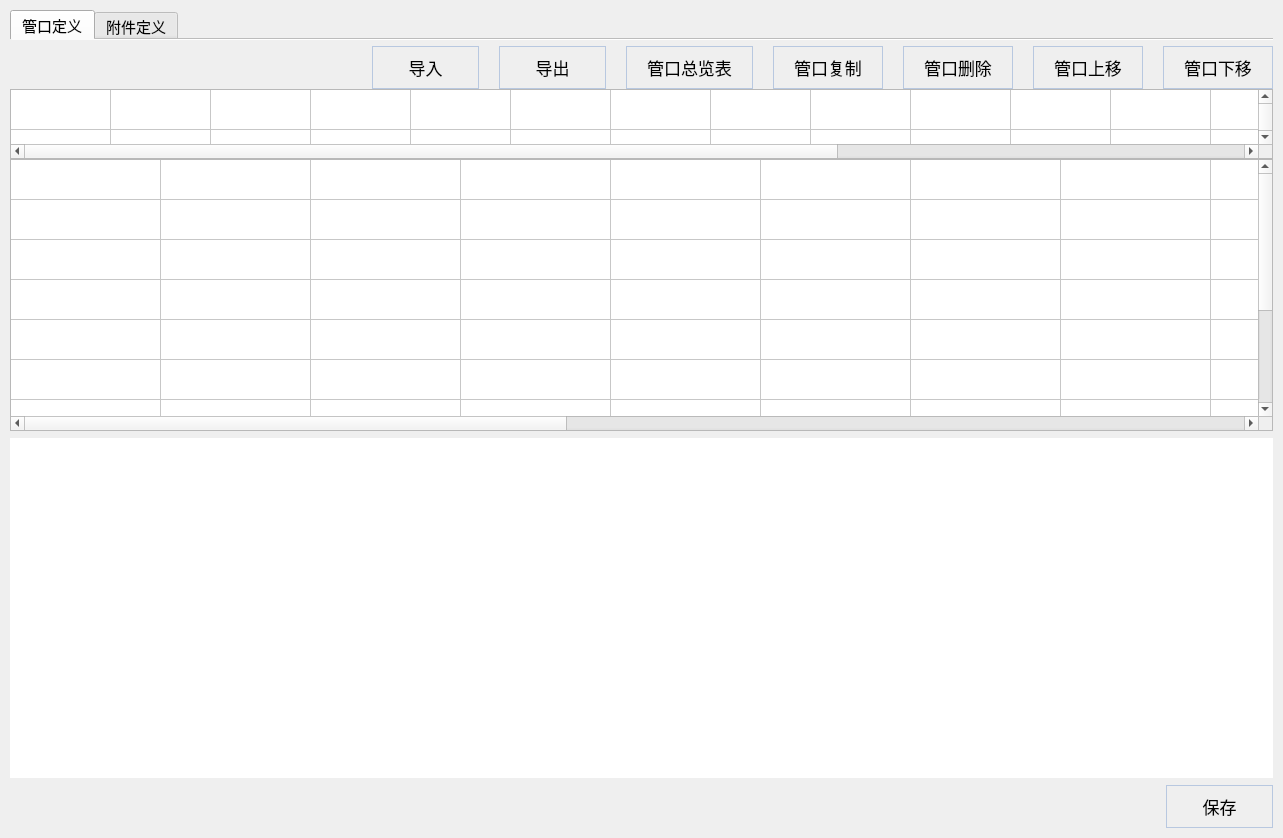
<?xml version="1.0" encoding="UTF-8"?>
<ui version="4.0">
 <class>Form</class>
 <widget class="QWidget" name="Form">
  <property name="geometry">
   <rect>
    <x>0</x>
    <y>0</y>
    <width>1283</width>
    <height>838</height>
   </rect>
  </property>
  <property name="windowTitle">
   <string>Form</string>
  </property>
  <property name="styleSheet">
   <string notr="true"/>
  </property>
  <layout class="QVBoxLayout" name="verticalLayout_6" stretch="21,17,1">
   <property name="spacing">
    <number>7</number>
   </property>
   <property name="leftMargin">
    <number>10</number>
   </property>
   <property name="topMargin">
    <number>10</number>
   </property>
   <property name="rightMargin">
    <number>10</number>
   </property>
   <property name="bottomMargin">
    <number>10</number>
   </property>
   <item>
    <widget class="QTabWidget" name="tabWidget">
     <property name="minimumSize">
      <size>
       <width>1177</width>
       <height>337</height>
      </size>
     </property>
     <property name="font">
      <font>
       <pointsize>11</pointsize>
      </font>
     </property>
     <property name="styleSheet">
      <string notr="true"/>
     </property>
     <property name="currentIndex">
      <number>0</number>
     </property>
     <property name="documentMode">
      <bool>true</bool>
     </property>
     <widget class="QWidget" name="tab_pipe_define">
      <attribute name="title">
       <string>管口定义</string>
      </attribute>
      <layout class="QVBoxLayout" name="verticalLayout_5" stretch="0">
       <property name="spacing">
        <number>0</number>
       </property>
       <property name="leftMargin">
        <number>0</number>
       </property>
       <property name="topMargin">
        <number>6</number>
       </property>
       <property name="rightMargin">
        <number>0</number>
       </property>
       <property name="bottomMargin">
        <number>0</number>
       </property>
       <item>
        <layout class="QVBoxLayout" name="verticalLayout_4">
         <item>
          <layout class="QHBoxLayout" name="horizontalLayout">
           <property name="spacing">
            <number>20</number>
           </property>
           <item>
            <spacer name="horizontalSpacer">
             <property name="orientation">
              <enum>Qt::Horizontal</enum>
             </property>
             <property name="sizeHint" stdset="0">
              <size>
               <width>326</width>
               <height>20</height>
              </size>
             </property>
            </spacer>
           </item>
           <item>
            <widget class="QPushButton" name="pushButton_in">
             <property name="font">
              <font>
               <pointsize>-1</pointsize>
              </font>
             </property>
             <property name="styleSheet">
              <string notr="true">QPushButton {
    background: qlineargradient(x1: 0, y1: 0, x2: 0, y2: 1,
                                stop: 0 #ffffff, stop: 1 #e8edf5);
    border: 1px solid #b8c8e0;
    border-radius: 0px;
    color: #000000;
    font-size: 17px;
    padding: 8px 20px;
    text-align: center;
    min-width: 65px;
}
QPushButton:hover {
    background: qlineargradient(x1: 0, y1: 0, x2: 0, y2: 1,
                                stop: 0 #f0f4fa, stop: 1 #d8e0ed);
    border-color: #9ab0d0;
}
QPushButton:pressed {
    background: qlineargradient(x1: 0, y1: 0, x2: 0, y2: 1,
                                stop: 0 #e0e6f0, stop: 1 #c8d2e0);
    border-color: #7a90b0;
}
QPushButton:disabled {
    background: #f5f7fa;
    color: #888888;
    border-color: #d0d8e5;
}</string>
             </property>
             <property name="text">
              <string>导入</string>
             </property>
            </widget>
           </item>
           <item>
            <widget class="QPushButton" name="pushButton">
             <property name="font">
              <font>
               <pointsize>-1</pointsize>
              </font>
             </property>
             <property name="styleSheet">
              <string notr="true">QPushButton {
    background: qlineargradient(x1: 0, y1: 0, x2: 0, y2: 1,
                                stop: 0 #ffffff, stop: 1 #e8edf5);
    border: 1px solid #b8c8e0;
    border-radius: 0px;
    color: #000000;
    font-size: 17px;
    padding: 8px 20px;
    text-align: center;
    min-width: 65px;
}
QPushButton:hover {
    background: qlineargradient(x1: 0, y1: 0, x2: 0, y2: 1,
                                stop: 0 #f0f4fa, stop: 1 #d8e0ed);
    border-color: #9ab0d0;
}
QPushButton:pressed {
    background: qlineargradient(x1: 0, y1: 0, x2: 0, y2: 1,
                                stop: 0 #e0e6f0, stop: 1 #c8d2e0);
    border-color: #7a90b0;
}
QPushButton:disabled {
    background: #f5f7fa;
    color: #888888;
    border-color: #d0d8e5;
}</string>
             </property>
             <property name="text">
              <string>导出</string>
             </property>
            </widget>
           </item>
           <item>
            <widget class="QPushButton" name="pushButton_out">
             <property name="styleSheet">
              <string notr="true">QPushButton {
    background: qlineargradient(x1: 0, y1: 0, x2: 0, y2: 1,
                                stop: 0 #ffffff, stop: 1 #e8edf5);
    border: 1px solid #b8c8e0;
    border-radius: 0px;
    color: #000000;
    font-size: 17px;
    padding: 8px 20px;
    text-align: center;
    min-width: 65px;
}
QPushButton:hover {
    background: qlineargradient(x1: 0, y1: 0, x2: 0, y2: 1,
                                stop: 0 #f0f4fa, stop: 1 #d8e0ed);
    border-color: #9ab0d0;
}
QPushButton:pressed {
    background: qlineargradient(x1: 0, y1: 0, x2: 0, y2: 1,
                                stop: 0 #e0e6f0, stop: 1 #c8d2e0);
    border-color: #7a90b0;
}
QPushButton:disabled {
    background: #f5f7fa;
    color: #888888;
    border-color: #d0d8e5;
}</string>
             </property>
             <property name="text">
              <string>管口总览表</string>
             </property>
            </widget>
           </item>
           <item>
            <widget class="QPushButton" name="pushButton_cv">
             <property name="styleSheet">
              <string notr="true">QPushButton {
    background: qlineargradient(x1: 0, y1: 0, x2: 0, y2: 1,
                                stop: 0 #ffffff, stop: 1 #e8edf5);
    border: 1px solid #b8c8e0;
    border-radius: 0px;
    color: #000000;
    font-size: 17px;
    padding: 8px 20px;
    text-align: center;
    min-width: 65px;
}
QPushButton:hover {
    background: qlineargradient(x1: 0, y1: 0, x2: 0, y2: 1,
                                stop: 0 #f0f4fa, stop: 1 #d8e0ed);
    border-color: #9ab0d0;
}
QPushButton:pressed {
    background: qlineargradient(x1: 0, y1: 0, x2: 0, y2: 1,
                                stop: 0 #e0e6f0, stop: 1 #c8d2e0);
    border-color: #7a90b0;
}
QPushButton:disabled {
    background: #f5f7fa;
    color: #888888;
    border-color: #d0d8e5;
}</string>
             </property>
             <property name="text">
              <string>管口复制</string>
             </property>
            </widget>
           </item>
           <item>
            <widget class="QPushButton" name="pushButton_pipe_delete">
             <property name="styleSheet">
              <string notr="true">QPushButton {
    background: qlineargradient(x1: 0, y1: 0, x2: 0, y2: 1,
                                stop: 0 #ffffff, stop: 1 #e8edf5);
    border: 1px solid #b8c8e0;
    border-radius: 0px;
    color: #000000;
    font-size: 17px;
    padding: 8px 20px;
    text-align: center;
    min-width: 65px;
}
QPushButton:hover {
    background: qlineargradient(x1: 0, y1: 0, x2: 0, y2: 1,
                                stop: 0 #f0f4fa, stop: 1 #d8e0ed);
    border-color: #9ab0d0;
}
QPushButton:pressed {
    background: qlineargradient(x1: 0, y1: 0, x2: 0, y2: 1,
                                stop: 0 #e0e6f0, stop: 1 #c8d2e0);
    border-color: #7a90b0;
}
QPushButton:disabled {
    background: #f5f7fa;
    color: #888888;
    border-color: #d0d8e5;
}</string>
             </property>
             <property name="text">
              <string>管口删除</string>
             </property>
            </widget>
           </item>
           <item>
            <widget class="QPushButton" name="pushButton_pipe_up">
             <property name="styleSheet">
              <string notr="true">QPushButton {
    background: qlineargradient(x1: 0, y1: 0, x2: 0, y2: 1,
                                stop: 0 #ffffff, stop: 1 #e8edf5);
    border: 1px solid #b8c8e0;
    border-radius: 0px;
    color: #000000;
    font-size: 17px;
    padding: 8px 20px;
    text-align: center;
    min-width: 65px;
}
QPushButton:hover {
    background: qlineargradient(x1: 0, y1: 0, x2: 0, y2: 1,
                                stop: 0 #f0f4fa, stop: 1 #d8e0ed);
    border-color: #9ab0d0;
}
QPushButton:pressed {
    background: qlineargradient(x1: 0, y1: 0, x2: 0, y2: 1,
                                stop: 0 #e0e6f0, stop: 1 #c8d2e0);
    border-color: #7a90b0;
}
QPushButton:disabled {
    background: #f5f7fa;
    color: #888888;
    border-color: #d0d8e5;
}</string>
             </property>
             <property name="text">
              <string>管口上移</string>
             </property>
            </widget>
           </item>
           <item>
            <widget class="QPushButton" name="pushButton_pipe_down">
             <property name="styleSheet">
              <string notr="true">QPushButton {
    background: qlineargradient(x1: 0, y1: 0, x2: 0, y2: 1,
                                stop: 0 #ffffff, stop: 1 #e8edf5);
    border: 1px solid #b8c8e0;
    border-radius: 0px;
    color: #000000;
    font-size: 17px;
    padding: 8px 20px;
    text-align: center;
    min-width: 65px;
}
QPushButton:hover {
    background: qlineargradient(x1: 0, y1: 0, x2: 0, y2: 1,
                                stop: 0 #f0f4fa, stop: 1 #d8e0ed);
    border-color: #9ab0d0;
}
QPushButton:pressed {
    background: qlineargradient(x1: 0, y1: 0, x2: 0, y2: 1,
                                stop: 0 #e0e6f0, stop: 1 #c8d2e0);
    border-color: #7a90b0;
}
QPushButton:disabled {
    background: #f5f7fa;
    color: #888888;
    border-color: #d0d8e5;
}</string>
             </property>
             <property name="text">
              <string>管口下移</string>
             </property>
            </widget>
           </item>
          </layout>
         </item>
         <item>
          <layout class="QVBoxLayout" name="verticalLayout" stretch="9,200">
           <property name="spacing">
            <number>0</number>
           </property>
           <item>
            <widget class="QTableWidget" name="tableWidget_pipe_title">
             <property name="styleSheet">
              <string notr="true"/>
             </property>
             <property name="lineWidth">
              <number>2</number>
             </property>
             <property name="autoScrollMargin">
              <number>12</number>
             </property>
             <property name="rowCount">
              <number>3</number>
             </property>
             <property name="columnCount">
              <number>18</number>
             </property>
             <attribute name="horizontalHeaderVisible">
              <bool>false</bool>
             </attribute>
             <attribute name="horizontalHeaderMinimumSectionSize">
              <number>50</number>
             </attribute>
             <attribute name="horizontalHeaderStretchLastSection">
              <bool>false</bool>
             </attribute>
             <attribute name="verticalHeaderVisible">
              <bool>false</bool>
             </attribute>
             <attribute name="verticalHeaderMinimumSectionSize">
              <number>40</number>
             </attribute>
             <attribute name="verticalHeaderDefaultSectionSize">
              <number>40</number>
             </attribute>
             <attribute name="verticalHeaderStretchLastSection">
              <bool>false</bool>
             </attribute>
             <row/>
             <row/>
             <row/>
             <column/>
             <column/>
             <column/>
             <column/>
             <column/>
             <column/>
             <column/>
             <column/>
             <column/>
             <column/>
             <column/>
             <column/>
             <column/>
             <column/>
             <column/>
             <column/>
             <column/>
             <column/>
            </widget>
           </item>
           <item>
            <widget class="QTableWidget" name="tableWidget_pipe">
             <property name="font">
              <font>
               <pointsize>9</pointsize>
              </font>
             </property>
             <property name="autoFillBackground">
              <bool>false</bool>
             </property>
             <property name="styleSheet">
              <string notr="true"/>
             </property>
             <property name="frameShape">
              <enum>QFrame::StyledPanel</enum>
             </property>
             <property name="frameShadow">
              <enum>QFrame::Sunken</enum>
             </property>
             <property name="lineWidth">
              <number>2</number>
             </property>
             <property name="midLineWidth">
              <number>0</number>
             </property>
             <property name="autoScrollMargin">
              <number>12</number>
             </property>
             <property name="iconSize">
              <size>
               <width>0</width>
               <height>0</height>
              </size>
             </property>
             <property name="sortingEnabled">
              <bool>false</bool>
             </property>
             <property name="rowCount">
              <number>10</number>
             </property>
             <property name="columnCount">
              <number>18</number>
             </property>
             <attribute name="horizontalHeaderVisible">
              <bool>false</bool>
             </attribute>
             <attribute name="horizontalHeaderMinimumSectionSize">
              <number>50</number>
             </attribute>
             <attribute name="horizontalHeaderDefaultSectionSize">
              <number>150</number>
             </attribute>
             <attribute name="verticalHeaderVisible">
              <bool>false</bool>
             </attribute>
             <attribute name="verticalHeaderMinimumSectionSize">
              <number>40</number>
             </attribute>
             <attribute name="verticalHeaderDefaultSectionSize">
              <number>40</number>
             </attribute>
             <attribute name="verticalHeaderShowSortIndicator" stdset="0">
              <bool>false</bool>
             </attribute>
             <row>
              <property name="text">
               <string>新建行</string>
              </property>
             </row>
             <row>
              <property name="text">
               <string>新建行</string>
              </property>
             </row>
             <row>
              <property name="text">
               <string>新建行</string>
              </property>
             </row>
             <row>
              <property name="text">
               <string>新建行</string>
              </property>
             </row>
             <row>
              <property name="text">
               <string>新建行</string>
              </property>
             </row>
             <row>
              <property name="text">
               <string>新建行</string>
              </property>
             </row>
             <row>
              <property name="text">
               <string>新建行</string>
              </property>
             </row>
             <row>
              <property name="text">
               <string>新建行</string>
              </property>
             </row>
             <row>
              <property name="text">
               <string>新建行</string>
              </property>
             </row>
             <row>
              <property name="text">
               <string>新建行</string>
              </property>
             </row>
             <column>
              <property name="text">
               <string>新建列</string>
              </property>
             </column>
             <column>
              <property name="text">
               <string>新建列</string>
              </property>
             </column>
             <column>
              <property name="text">
               <string>新建列</string>
              </property>
             </column>
             <column>
              <property name="text">
               <string>新建列</string>
              </property>
             </column>
             <column>
              <property name="text">
               <string>新建列</string>
              </property>
             </column>
             <column>
              <property name="text">
               <string>新建列</string>
              </property>
             </column>
             <column>
              <property name="text">
               <string>新建列</string>
              </property>
             </column>
             <column>
              <property name="text">
               <string>新建列</string>
              </property>
             </column>
             <column>
              <property name="text">
               <string>新建列</string>
              </property>
             </column>
             <column>
              <property name="text">
               <string>新建列</string>
              </property>
             </column>
             <column>
              <property name="text">
               <string>新建列</string>
              </property>
             </column>
             <column>
              <property name="text">
               <string>新建列</string>
              </property>
             </column>
             <column>
              <property name="text">
               <string>新建列</string>
              </property>
             </column>
             <column>
              <property name="text">
               <string>新建列</string>
              </property>
             </column>
             <column>
              <property name="text">
               <string>新建列</string>
              </property>
             </column>
             <column>
              <property name="text">
               <string>新建列</string>
              </property>
             </column>
             <column>
              <property name="text">
               <string>新建列</string>
              </property>
             </column>
             <column>
              <property name="text">
               <string>新建列</string>
              </property>
             </column>
            </widget>
           </item>
          </layout>
         </item>
        </layout>
       </item>
      </layout>
     </widget>
     <widget class="QWidget" name="tab_attachment_define">
      <attribute name="title">
       <string>附件定义</string>
      </attribute>
      <layout class="QVBoxLayout" name="verticalLayout_3" stretch="21">
       <property name="spacing">
        <number>0</number>
       </property>
       <property name="leftMargin">
        <number>0</number>
       </property>
       <property name="topMargin">
        <number>6</number>
       </property>
       <property name="rightMargin">
        <number>0</number>
       </property>
       <property name="bottomMargin">
        <number>0</number>
       </property>
       <item>
        <layout class="QVBoxLayout" name="verticalLayout_2">
         <property name="spacing">
          <number>6</number>
         </property>
         <item>
          <layout class="QHBoxLayout" name="horizontalLayout_2" stretch="0,0,0,0,0,0,0,0,0,0,0">
           <property name="spacing">
            <number>20</number>
           </property>
           <property name="leftMargin">
            <number>20</number>
           </property>
           <property name="rightMargin">
            <number>0</number>
           </property>
           <item>
            <widget class="QPushButton" name="pic_anshizhizuo">
             <property name="maximumSize">
              <size>
               <width>32</width>
               <height>32</height>
              </size>
             </property>
             <property name="styleSheet">
              <string notr="true">border: none; background: transparent; image: url(:/icons/鞍式支座.png);</string>
             </property>
             <property name="text">
              <string/>
             </property>
            </widget>
           </item>
           <item>
            <widget class="QPushButton" name="pic_diaoer">
             <property name="maximumSize">
              <size>
               <width>32</width>
               <height>32</height>
              </size>
             </property>
             <property name="styleSheet">
              <string notr="true">border: none; background: transparent; image: url(:/icons/吊耳.png);</string>
             </property>
             <property name="text">
              <string/>
             </property>
            </widget>
           </item>
           <item>
            <widget class="QPushButton" name="pic_zhoushidiaoer">
             <property name="maximumSize">
              <size>
               <width>32</width>
               <height>32</height>
              </size>
             </property>
             <property name="styleSheet">
              <string notr="true">border: none; background: transparent; image: url(:/icons/轴式吊耳.png);</string>
             </property>
             <property name="text">
              <string/>
             </property>
            </widget>
           </item>
           <item>
            <widget class="QPushButton" name="pic_mingpai">
             <property name="maximumSize">
              <size>
               <width>32</width>
               <height>32</height>
              </size>
             </property>
             <property name="styleSheet">
              <string notr="true">border: none; background: transparent; image: url(:/icons/铭牌.png);</string>
             </property>
             <property name="text">
              <string/>
             </property>
            </widget>
           </item>
           <item>
            <widget class="QPushButton" name="pic_baowenzhichengquan">
             <property name="maximumSize">
              <size>
               <width>32</width>
               <height>32</height>
              </size>
             </property>
             <property name="styleSheet">
              <string notr="true">border: none; background: transparent; image: url(:/icons/保温支撑圈.png);</string>
             </property>
             <property name="text">
              <string/>
             </property>
            </widget>
           </item>
           <item>
            <widget class="QPushButton" name="pic_baowenzhichengtiao">
             <property name="maximumSize">
              <size>
               <width>32</width>
               <height>32</height>
              </size>
             </property>
             <property name="styleSheet">
              <string notr="true">border: none; background: transparent; image: url(:/icons/保温支撑条.png);</string>
             </property>
             <property name="text">
              <string/>
             </property>
            </widget>
           </item>
           <item>
            <widget class="QPushButton" name="pic_jiaqiangquan">
             <property name="maximumSize">
              <size>
               <width>32</width>
               <height>32</height>
              </size>
             </property>
             <property name="styleSheet">
              <string notr="true">border: none; background: transparent; image: url(:/icons/加强圈.png);</string>
             </property>
             <property name="text">
              <string/>
             </property>
            </widget>
           </item>
           <item>
            <widget class="QPushButton" name="pic_erzuo">
             <property name="enabled">
              <bool>false</bool>
             </property>
             <property name="maximumSize">
              <size>
               <width>32</width>
               <height>32</height>
              </size>
             </property>
             <property name="styleSheet">
              <string notr="true">border: none; background: transparent; image: url(:/icons/耳座.png);</string>
             </property>
             <property name="toolTip">
              <string>耳座（暂不可用）</string>
             </property>
             <property name="text">
              <string/>
             </property>
             <property name="iconSize">
              <size>
               <width>20</width>
               <height>20</height>
              </size>
             </property>
            </widget>
           </item>
           <item>
            <spacer name="horizontalSpacer_2">
             <property name="orientation">
              <enum>Qt::Horizontal</enum>
             </property>
             <property name="sizeHint" stdset="0">
              <size>
               <width>478</width>
               <height>17</height>
              </size>
             </property>
            </spacer>
           </item>
           <item>
            <widget class="QPushButton" name="pushButton_attachment_delete">
             <property name="maximumSize">
              <size>
               <width>16777215</width>
               <height>16777215</height>
              </size>
             </property>
             <property name="styleSheet">
              <string notr="true">QPushButton {
    background: qlineargradient(x1: 0, y1: 0, x2: 0, y2: 1,
                                stop: 0 #ffffff, stop: 1 #e8edf5);
    border: 1px solid #b8c8e0;
    border-radius: 0px;
    color: #000000;
    font-size: 17px;
    padding: 8px 20px;
    text-align: center;
    min-width: 65px;
}
QPushButton:hover {
    background: qlineargradient(x1: 0, y1: 0, x2: 0, y2: 1,
                                stop: 0 #f0f4fa, stop: 1 #d8e0ed);
    border-color: #9ab0d0;
}
QPushButton:pressed {
    background: qlineargradient(x1: 0, y1: 0, x2: 0, y2: 1,
                                stop: 0 #e0e6f0, stop: 1 #c8d2e0);
    border-color: #7a90b0;
}
QPushButton:disabled {
    background: #f5f7fa;
    color: #888888;
    border-color: #d0d8e5;
}</string>
             </property>
             <property name="text">
              <string>元件删除</string>
             </property>
            </widget>
           </item>
           <item>
            <widget class="QPushButton" name="pushButton_attachment_copy">
             <property name="maximumSize">
              <size>
               <width>16777215</width>
               <height>16777215</height>
              </size>
             </property>
             <property name="styleSheet">
              <string notr="true">QPushButton {
    background: qlineargradient(x1: 0, y1: 0, x2: 0, y2: 1,
                                stop: 0 #ffffff, stop: 1 #e8edf5);
    border: 1px solid #b8c8e0;
    border-radius: 0px;
    color: #000000;
    font-size: 17px;
    padding: 8px 20px;
    text-align: center;
    min-width: 65px;
}
QPushButton:hover {
    background: qlineargradient(x1: 0, y1: 0, x2: 0, y2: 1,
                                stop: 0 #f0f4fa, stop: 1 #d8e0ed);
    border-color: #9ab0d0;
}
QPushButton:pressed {
    background: qlineargradient(x1: 0, y1: 0, x2: 0, y2: 1,
                                stop: 0 #e0e6f0, stop: 1 #c8d2e0);
    border-color: #7a90b0;
}
QPushButton:disabled {
    background: #f5f7fa;
    color: #888888;
    border-color: #d0d8e5;
}</string>
             </property>
             <property name="text">
              <string>元件复制</string>
             </property>
            </widget>
           </item>
          </layout>
         </item>
         <item>
          <widget class="QTableWidget" name="tableWidget_attachment">
           <property name="autoFillBackground">
            <bool>false</bool>
           </property>
           <property name="styleSheet">
            <string notr="true"/>
           </property>
           <property name="lineWidth">
            <number>4</number>
           </property>
           <property name="sortingEnabled">
            <bool>false</bool>
           </property>
           <property name="columnCount">
            <number>12</number>
           </property>
           <attribute name="horizontalHeaderVisible">
            <bool>false</bool>
           </attribute>
           <attribute name="horizontalHeaderMinimumSectionSize">
            <number>50</number>
           </attribute>
           <attribute name="horizontalHeaderDefaultSectionSize">
            <number>145</number>
           </attribute>
           <attribute name="verticalHeaderVisible">
            <bool>false</bool>
           </attribute>
           <attribute name="verticalHeaderMinimumSectionSize">
            <number>28</number>
           </attribute>
           <attribute name="verticalHeaderDefaultSectionSize">
            <number>28</number>
           </attribute>
           <attribute name="verticalHeaderShowSortIndicator" stdset="0">
            <bool>false</bool>
           </attribute>
           <row>
            <property name="text">
             <string>新建行</string>
            </property>
           </row>
           <row>
            <property name="text">
             <string>新建行</string>
            </property>
           </row>
           <row>
            <property name="text">
             <string>新建行</string>
            </property>
           </row>
           <row>
            <property name="text">
             <string>新建行</string>
            </property>
           </row>
           <row>
            <property name="text">
             <string>新建行</string>
            </property>
           </row>
           <row>
            <property name="text">
             <string>新建行</string>
            </property>
           </row>
           <row>
            <property name="text">
             <string>新建行</string>
            </property>
           </row>
           <row>
            <property name="text">
             <string>新建行</string>
            </property>
           </row>
           <row>
            <property name="text">
             <string>新建行</string>
            </property>
           </row>
           <row>
            <property name="text">
             <string>新建行</string>
            </property>
           </row>
           <row>
            <property name="text">
             <string>新建行</string>
            </property>
           </row>
           <row>
            <property name="text">
             <string>新建行</string>
            </property>
           </row>
           <row>
            <property name="text">
             <string>新建行</string>
            </property>
           </row>
           <row>
            <property name="text">
             <string>新建行</string>
            </property>
           </row>
           <row>
            <property name="text">
             <string>新建行</string>
            </property>
           </row>
           <row>
            <property name="text">
             <string>新建行</string>
            </property>
           </row>
           <column>
            <property name="text">
             <string>新建列</string>
            </property>
           </column>
           <column>
            <property name="text">
             <string>新建列</string>
            </property>
           </column>
           <column>
            <property name="text">
             <string>新建列</string>
            </property>
           </column>
           <column>
            <property name="text">
             <string>新建列</string>
            </property>
           </column>
           <column>
            <property name="text">
             <string>新建列</string>
            </property>
           </column>
           <column>
            <property name="text">
             <string>新建列</string>
            </property>
           </column>
           <column>
            <property name="text">
             <string>新建列</string>
            </property>
           </column>
           <column>
            <property name="text">
             <string>新建列</string>
            </property>
           </column>
           <column>
            <property name="text">
             <string>新建列</string>
            </property>
           </column>
           <column>
            <property name="text">
             <string>新建列</string>
            </property>
           </column>
           <column>
            <property name="text">
             <string>新建列</string>
            </property>
           </column>
           <column>
            <property name="text">
             <string>新建列</string>
            </property>
           </column>
          </widget>
         </item>
        </layout>
       </item>
      </layout>
     </widget>
    </widget>
   </item>
   <item>
    <widget class="QWidget" name="widget_control" native="true">
     <property name="minimumSize">
      <size>
       <width>1177</width>
       <height>337</height>
      </size>
     </property>
     <property name="styleSheet">
      <string notr="true">background-color: rgb(255, 255, 255);</string>
     </property>
    </widget>
   </item>
   <item>
    <layout class="QHBoxLayout" name="horizontalLayout_3">
     <item>
      <spacer name="horizontalSpacer_3">
       <property name="orientation">
        <enum>Qt::Horizontal</enum>
       </property>
       <property name="sizeHint" stdset="0">
        <size>
         <width>1062</width>
         <height>20</height>
        </size>
       </property>
      </spacer>
     </item>
     <item>
      <widget class="QPushButton" name="pushButton_affirm">
       <property name="font">
        <font>
         <pointsize>-1</pointsize>
        </font>
       </property>
       <property name="styleSheet">
        <string notr="true">QPushButton {
    background: qlineargradient(x1: 0, y1: 0, x2: 0, y2: 1,
                                stop: 0 #ffffff, stop: 1 #e8edf5);
    border: 1px solid #b8c8e0;
    border-radius: 0px;
    color: #000000;
    font-size: 17px;
    padding: 8px 20px;
    text-align: center;
    min-width: 65px;
}
QPushButton:hover {
    background: qlineargradient(x1: 0, y1: 0, x2: 0, y2: 1,
                                stop: 0 #f0f4fa, stop: 1 #d8e0ed);
    border-color: #9ab0d0;
}
QPushButton:pressed {
    background: qlineargradient(x1: 0, y1: 0, x2: 0, y2: 1,
                                stop: 0 #e0e6f0, stop: 1 #c8d2e0);
    border-color: #7a90b0;
}
QPushButton:disabled {
    background: #f5f7fa;
    color: #888888;
    border-color: #d0d8e5;
}</string>
       </property>
       <property name="text">
        <string>保存</string>
       </property>
       <property name="icon">
        <iconset>
         <normaloff>../../chanpinguanli/icons/保存.png</normaloff>../../chanpinguanli/icons/保存.png</iconset>
       </property>
      </widget>
     </item>
    </layout>
   </item>
  </layout>
 </widget>
 <resources>
  <include location="../resource/pic.qrc"/>
 </resources>
 <connections/>
</ui>
